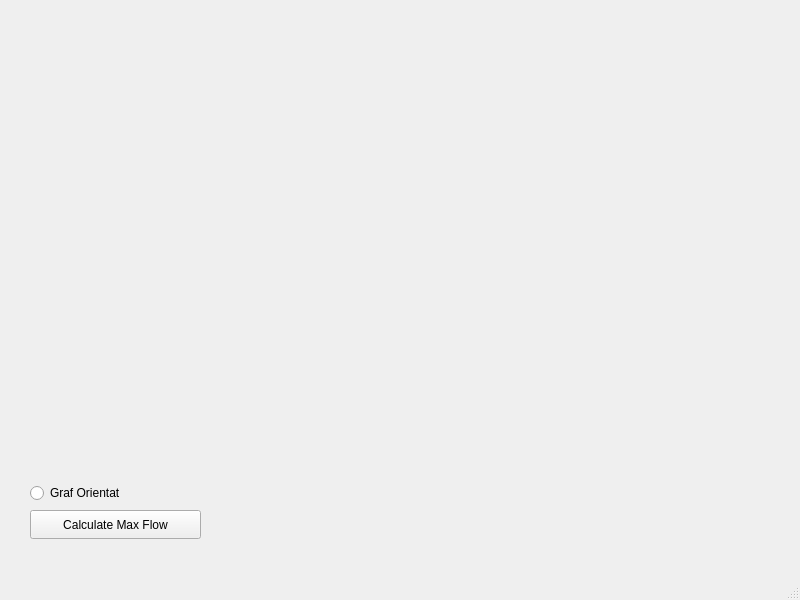
<?xml version="1.0" encoding="UTF-8"?>
<ui version="4.0">
 <class>MainWindow</class>
 <widget class="QMainWindow" name="MainWindow">
  <property name="geometry">
   <rect>
    <x>0</x>
    <y>0</y>
    <width>800</width>
    <height>600</height>
   </rect>
  </property>
  <property name="windowTitle">
   <string>MainWindow</string>
  </property>
  <widget class="QWidget" name="centralwidget">
   <widget class="QRadioButton" name="setOrientedButton">
    <property name="geometry">
     <rect>
      <x>30</x>
      <y>480</y>
      <width>112</width>
      <height>26</height>
     </rect>
    </property>
    <property name="text">
     <string>Graf Orientat</string>
    </property>
   </widget>
   <widget class="QPushButton" name="CalculateMaxFlow">
    <property name="geometry">
     <rect>
      <x>30</x>
      <y>510</y>
      <width>171</width>
      <height>29</height>
     </rect>
    </property>
    <property name="text">
     <string>Calculate Max Flow</string>
    </property>
   </widget>
  </widget>
  <widget class="QMenuBar" name="menubar">
   <property name="geometry">
    <rect>
     <x>0</x>
     <y>0</y>
     <width>800</width>
     <height>21</height>
    </rect>
   </property>
  </widget>
  <widget class="QStatusBar" name="statusbar"/>
 </widget>
 <resources/>
 <connections/>
</ui>
